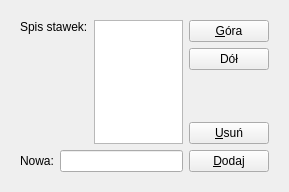
         <widget class="QWidget" name="page">
          <property name="geometry">
           <rect>
            <x>0</x>
            <y>0</y>
            <width>289</width>
            <height>192</height>
           </rect>
          </property>
          <attribute name="label">
           <string>Stawki</string>
          </attribute>
          <layout class="QGridLayout" name="gridLayout_3">
           <item row="0" column="0">
            <widget class="QFrame" name="frame7">
             <property name="frameShape">
              <enum>QFrame::NoFrame</enum>
             </property>
             <property name="frameShadow">
              <enum>QFrame::Plain</enum>
             </property>
             <layout class="QGridLayout" name="gridLayout_5">
              <item row="0" column="0">
               <layout class="QHBoxLayout">
                <item>
                 <layout class="QVBoxLayout">
                  <item>
                   <layout class="QHBoxLayout">
                    <item>
                     <widget class="QLabel" name="textLabel1_3_3">
                      <property name="text">
                       <string>Spis stawek:</string>
                      </property>
                      <property name="alignment">
                       <set>Qt::AlignTop</set>
                      </property>
                      <property name="wordWrap">
                       <bool>false</bool>
                      </property>
                     </widget>
                    </item>
                    <item>
                     <widget class="QListWidget" name="vatlBox"/>
                    </item>
                   </layout>
                  </item>
                  <item>
                   <layout class="QHBoxLayout">
                    <item>
                     <widget class="QLabel" name="textLabel2_4_3">
                      <property name="text">
                       <string>Nowa:</string>
                      </property>
                      <property name="wordWrap">
                       <bool>false</bool>
                      </property>
                     </widget>
                    </item>
                    <item>
                     <widget class="QLineEdit" name="vatEdit">
                      <property name="maxLength">
                       <number>6</number>
                      </property>
                     </widget>
                    </item>
                   </layout>
                  </item>
                 </layout>
                </item>
                <item>
                 <layout class="QVBoxLayout">
                  <item>
                   <layout class="QVBoxLayout">
                    <item>
                     <widget class="QPushButton" name="vatUpBtn">
                      <property name="cursor">
                       <cursorShape>PointingHandCursor</cursorShape>
                      </property>
                      <property name="text">
                       <string>&amp;Góra</string>
                      </property>
                      <property name="shortcut">
                       <string>Alt+G</string>
                      </property>
                     </widget>
                    </item>
                    <item>
                     <widget class="QPushButton" name="vatDownBtn">
                      <property name="cursor">
                       <cursorShape>PointingHandCursor</cursorShape>
                      </property>
                      <property name="text">
                       <string>Dół</string>
                      </property>
                      <property name="shortcut">
                       <string/>
                      </property>
                     </widget>
                    </item>
                   </layout>
                  </item>
                  <item>
                   <spacer>
                    <property name="orientation">
                     <enum>Qt::Vertical</enum>
                    </property>
                    <property name="sizeType">
                     <enum>QSizePolicy::Expanding</enum>
                    </property>
                    <property name="sizeHint" stdset="0">
                     <size>
                      <width>21</width>
                      <height>20</height>
                     </size>
                    </property>
                   </spacer>
                  </item>
                  <item>
                   <layout class="QVBoxLayout">
                    <item>
                     <widget class="QPushButton" name="vatDelBtn">
                      <property name="cursor">
                       <cursorShape>PointingHandCursor</cursorShape>
                      </property>
                      <property name="text">
                       <string>&amp;Usuń</string>
                      </property>
                      <property name="shortcut">
                       <string>Alt+U</string>
                      </property>
                     </widget>
                    </item>
                    <item>
                     <widget class="QPushButton" name="vatAddBtn">
                      <property name="cursor">
                       <cursorShape>PointingHandCursor</cursorShape>
                      </property>
                      <property name="text">
                       <string>&amp;Dodaj</string>
                      </property>
                      <property name="shortcut">
                       <string>Alt+D</string>
                      </property>
                     </widget>
                    </item>
                   </layout>
                  </item>
                 </layout>
                </item>
               </layout>
              </item>
             </layout>
            </widget>
           </item>
          </layout>
         </widget>
